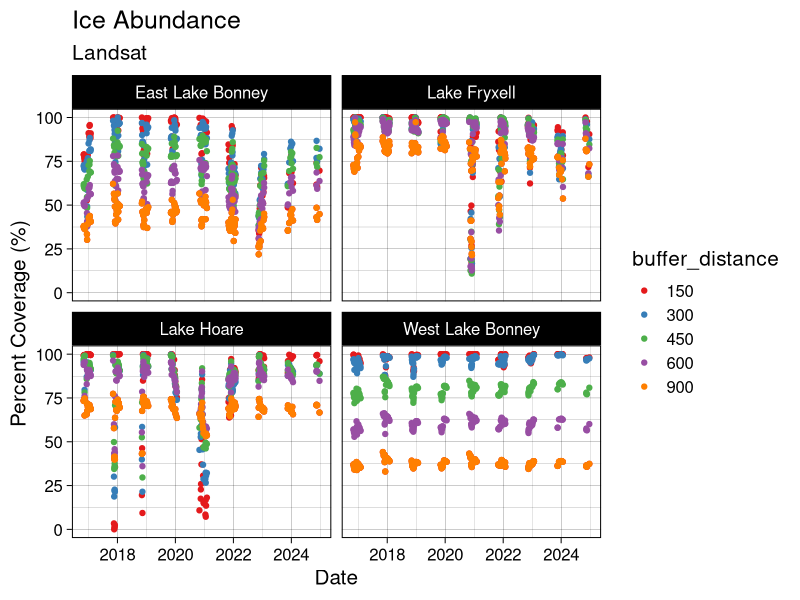
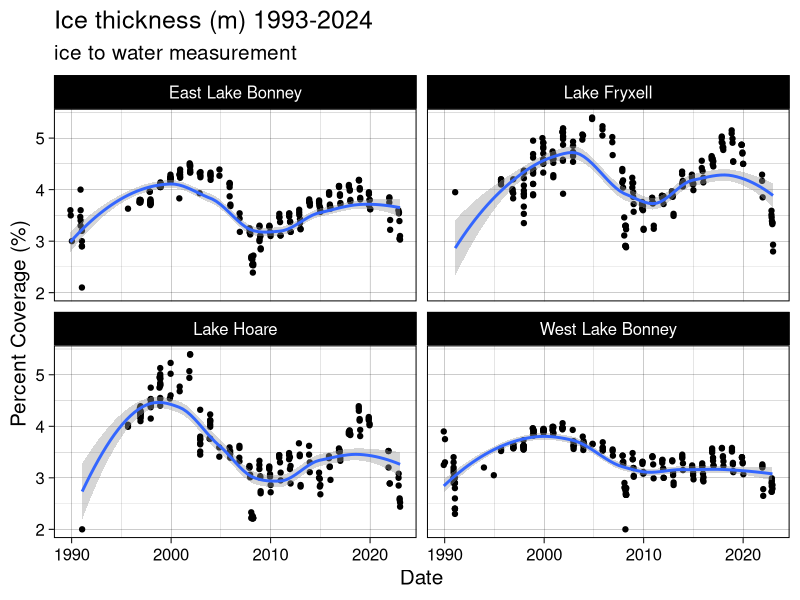
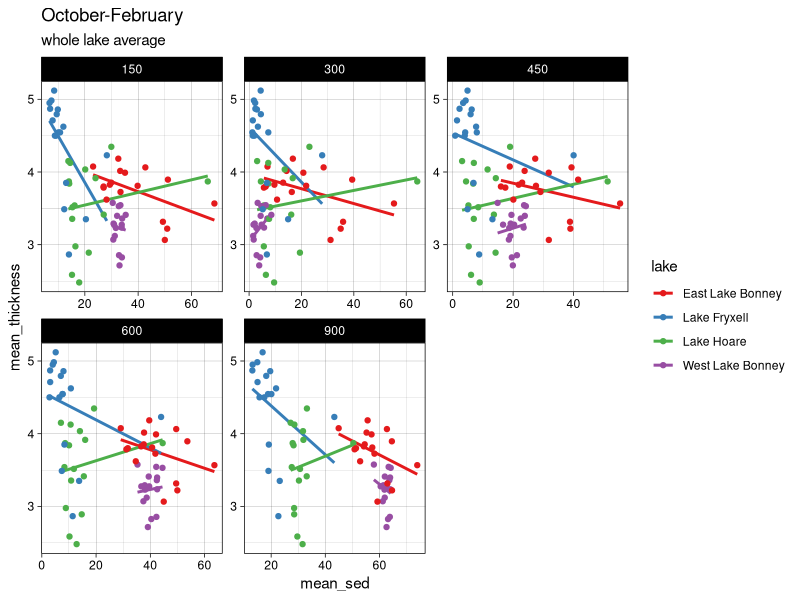
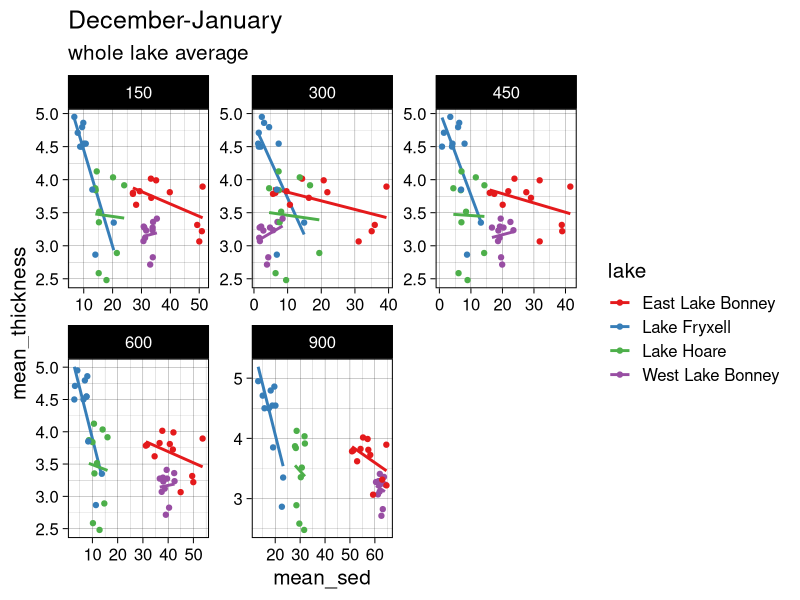
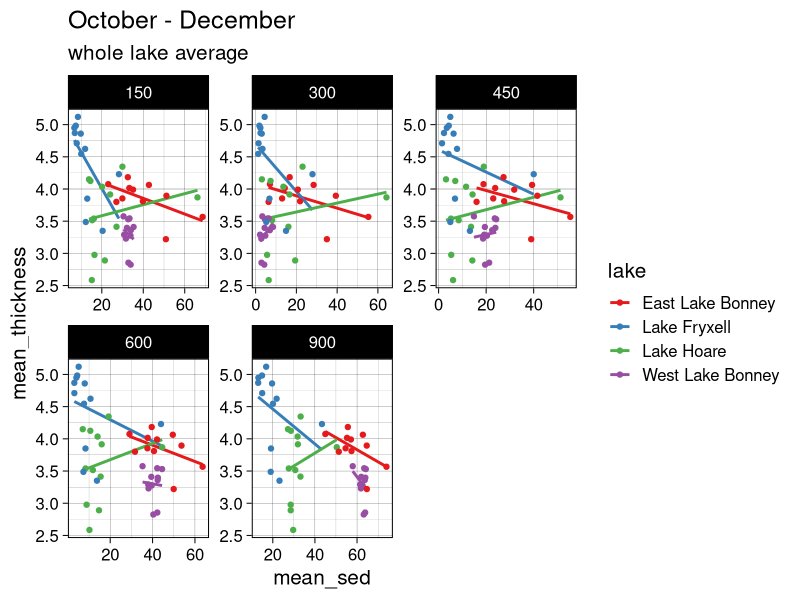
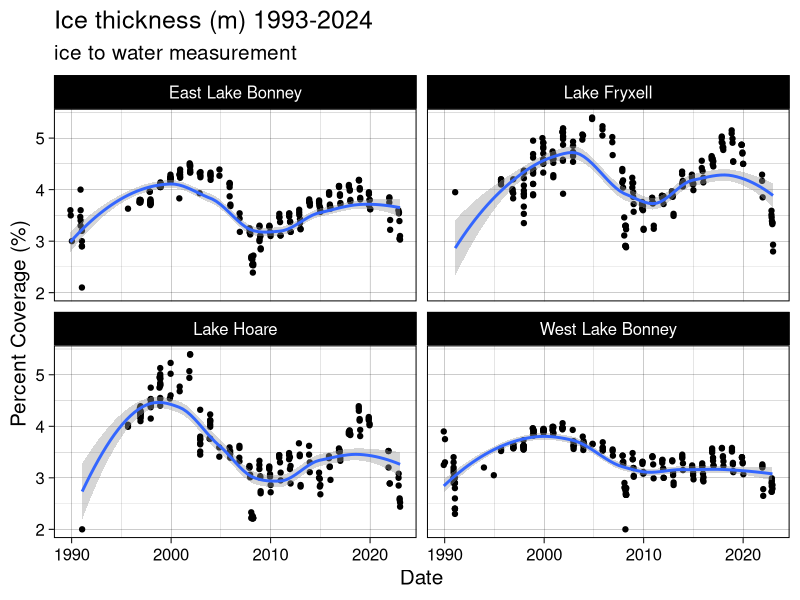
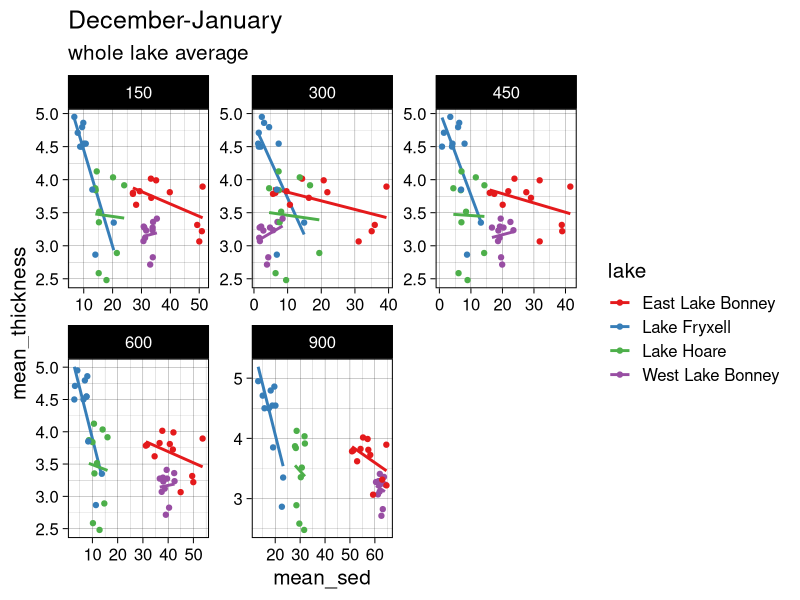

The R source for these figures, in order:
### TVLakes Whole Lake vs. Ice Thickness #######
#libraries
library(tidyverse)
library(lubridate)
library(broom)
library(ggpubr)
library(RColorBrewer)
library(scales)

#set working directory
setwd("~/Documents/R-Repositories/MCM-LTER-MS")

#load file
sedi <- read_csv("data/sediment abundance data/LANDSAT_all_buffer_distances_20250301.csv") |> 
  mutate(date = ymd(date), 
         year = year(date), 
         month = month(date), 
         buffer_distance = as.character(buffer_distance))

#un-comment this out if using a file with the old lake naming
#sed$lake[sed$lake== "fryxell"] = "Lake Fryxell"
#sed$lake[sed$lake== "hoare"] = "Lake Hoare"
#sed$lake[sed$lake== "eastlobe"] = "East Lake Bonney"
#sed$lake[sed$lake== "westlobe"] = "West Lake Bonney"

#plot sediment abundances
ggplot(sedi, aes(date, ice_abundance, color = buffer_distance)) + 
  geom_point() + 
  facet_wrap(vars(lake)) + 
  theme_linedraw(base_size = 15) + 
  ggtitle("Ice Abundance", 
          subtitle = "Landsat") + 
  scale_color_brewer(palette = "Set1") + 
  xlab("Date") + ylab("Percent Coverage (%)")

#ggsave("plots/manuscript_plots/wholelakesed.png", width = 6.5, height = 3.5, units = "in", dpi = 500)

## load lake ice: 
lakeice1 <- read_csv("data/lake ice/mcmlter-lake-ice_thickness-20230726 (1).csv") |> 
  mutate(date_time = mdy_hm(date_time), 
         month = month(date_time), 
         year = year(date_time),
         year = as.numeric(year),
         z_water_m = z_water_m*-1) |> 
  filter(lake == "Lake Fryxell" | lake == "Lake Hoare" | lake == "East Lake Bonney" | lake == "West Lake Bonney") |> 
  #filter(year >= 2016) |> 
  filter(!grepl("^B", location_name))

ggplot(lakeice1, aes(date_time, z_water_m)) + 
  geom_point() + 
  geom_smooth(se = T) + 
  facet_wrap(vars(lake)) + 
  theme_linedraw(base_size = 15) + 
  xlab("Date") + ylab("Percent Coverage (%)") + 
  ggtitle("Ice thickness (m) 1993-2024", 
          subtitle = "ice to water measurement")

ggsave("plots/manuscript/chapter 1/ice_thickness_total_years.png", dpi = 700, 
       height = 8, width = 12)

lakeice = lakeice1 |> 
  filter(year >= 2016)

li_summary = lakeice |> 
  group_by(year, month, lake) |> 
  summarize(mean_thickness = mean(z_water_m, na.rm = T))

## sediment
sed_monthly <- sedi |> 
  group_by(year, month, lake, buffer_distance) |> 
  summarize(mean_sed = mean(sediment_abundance, na.rm = T)) |> 
  print()

fulljoined = full_join(sed_monthly, li_summary) |> 
  drop_na()

##### plot
ggplot(fulljoined, aes(mean_sed, mean_thickness, color = lake)) + 
  geom_smooth(method = "lm", se = F) + 
  geom_point() + 
  facet_wrap(vars(buffer_distance), scales = "free") + 
  ggtitle("October-February", 
          subtitle = "whole lake average") + 
  scale_color_brewer(palette = "Set1") +
  theme_linedraw() 

### now remove November and October Values
fulljoin_filter <- fulljoined |> 
  filter(month == 12 | month == 1)

ggplot(fulljoin_filter, aes(mean_sed, mean_thickness, color = lake)) + 
  geom_smooth(method = "lm", se = F) + 
  geom_point() + 
  facet_wrap(vars(buffer_distance), scales = "free") + 
  ggtitle("December-January", 
          subtitle = "whole lake average") + 
  scale_color_brewer(palette = "Set1") +
  theme_linedraw(base_size = 15) 

# now filter for only early year estimates, October - December
oct_dec_fulljoin <- fulljoined |> 
  filter(month == 10 | month == 11 | month == 12)

ggsave("plots/GEE/alllakes/analysis plots/wholelakesed_vsthickness.png", width = 6.5, height = 3.5, units = "in", dpi = 500)

ggplot(oct_dec_fulljoin, aes(mean_sed, mean_thickness, color = lake)) + 
  geom_smooth(method = "lm", se = F) + 
  geom_point() + 
  facet_wrap(vars(buffer_distance), scales = "free") + 
  ggtitle("October - December", 
          subtitle = "whole lake average") + 
  scale_color_brewer(palette = "Set1") +
  theme_linedraw(base_size = 15) 








